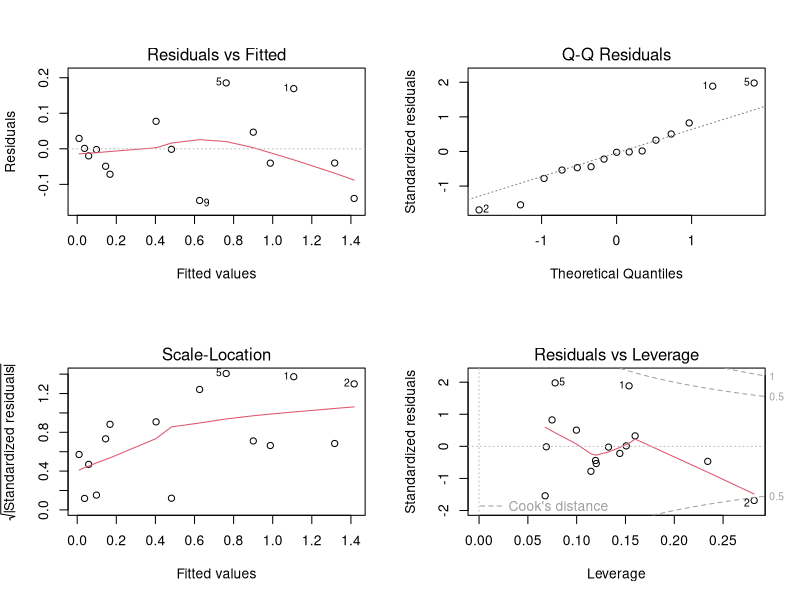

Write R code to recreate this figure.
# qPCR Adjustment using U-Statistics
# Author: Michael Byrd

# Mac Directory
# setwd("/Users/mbyrd/StapletonLab/Stapleton_Lab/qPCR/adjustment")

# Windows Directory
setwd("C:/Users/mbyrd/Documents/Stapleton/Stapleton_Lab/qPCR/adjustment")


# Calibration Data
data <- read.csv(file = "Neill2018calibrations.csv")
# Expiremental Data
exp_data <- read.csv(file = "corrected17June_Neill Thesis RNA samples.csv")                                                                                                                                                                                                                                                                                                                                                                                                                                                                                                                                                                                                                                      
# cp Values of Calibration data
test1 <- data$test1_Cp1
all_prod <- data$all_productsCp1
# The ratio of the cp values
ratio <- all_prod/test1
# Appending to the Calibration data
cbind(data, ratio)
# Adjustment value Vector
adj_val = vector()


# Itterating through each set of (3) observations performing U-Stats on each set of inputs
for (i in 1:(nrow(data)/3)){
  t_x <- c(data$all_productsCp1[3*i - 2], data$all_productsCp1[3*i - 1], data$all_productsCp1[3*i])
  t_y <- c(data$test1_Cp1[3*i - 2], data$test1_Cp1[3*i - 1], data$test1_Cp1[3*i])
  adj <- mean(outer(t_x, t_y, "-"))
  adj_val <- c(adj_val, adj, adj, adj)
}

adjusted_test1 <- test1 + adj_val

# Creating the adjustment model lm(y-axis~x-axis)
adj_model <- lm(adj_val^2~ratio)
summary(adj_model)

par(mfrow = c(2,2))
plot(adj_model)

# Using the adjustment model on the expiremental data
new = data.frame(ratio = exp_data$all_productsPrimers_Cp1/exp_data$test1_Cp1)
predict(adj_model, new , interval = "confidence")
